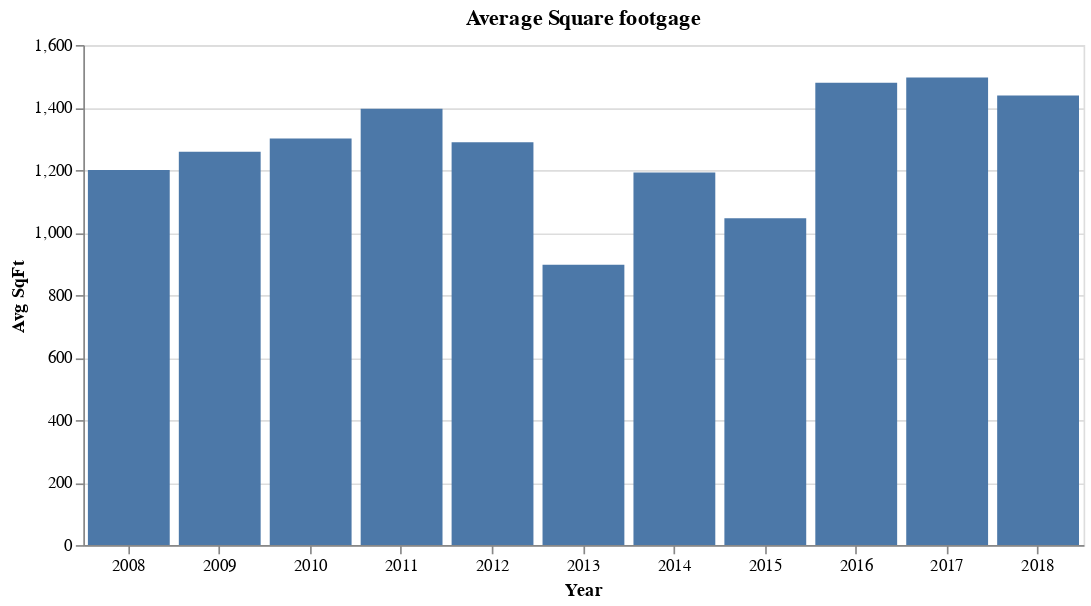

Source (notebook cell):
### Code cell
alt.Chart(
    demos_spft_avg.reset_index(),
    title="Average Square footgage"
).mark_bar().encode(
    x=alt.X("Year:O", axis=alt.Axis(title="Year", labelAngle=0)),
    y=alt.Y("Avg SqFt:Q", axis=alt.Axis(title="Avg SqFt")),
).properties(width=600)

### Figure 1 — Vega-Lite specification as saved in the notebook (floating-point values rounded to 4 significant figures)
{"$schema": "https://vega.github.io/schema/vega-lite/v2.4.1.json", "config": {"view": {"height": 300, "width": 400}}, "data": {"values": [{"Avg SqFt": 1200.0, "Year": "2008", "index": 0}, {"Avg SqFt": 1258.0, "Year": "2009", "index": 1}, {"Avg SqFt": 1301.0, "Year": "2010", "index": 2}, {"Avg SqFt": 1396.0, "Year": "2011", "index": 3}, {"Avg SqFt": 1289.0, "Year": "2012", "index": 4}, {"Avg SqFt": 897.3, "Year": "2013", "index": 5}, {"Avg SqFt": 1192.0, "Year": "2014", "index": 6}, {"Avg SqFt": 1046.0, "Year": "2015", "index": 7}, {"Avg SqFt": 1479.0, "Year": "2016", "index": 8}, {"Avg SqFt": 1496.0, "Year": "2017", "index": 9}, {"Avg SqFt": 1438.0, "Year": "2018", "index": 10}]}, "encoding": {"x": {"axis": {"labelAngle": 0, "title": "Year"}, "field": "Year", "type": "ordinal"}, "y": {"axis": {"title": "Avg SqFt"}, "field": "Avg SqFt", "type": "quantitative"}}, "mark": "bar", "title": "Average Square footgage", "width": 600}
